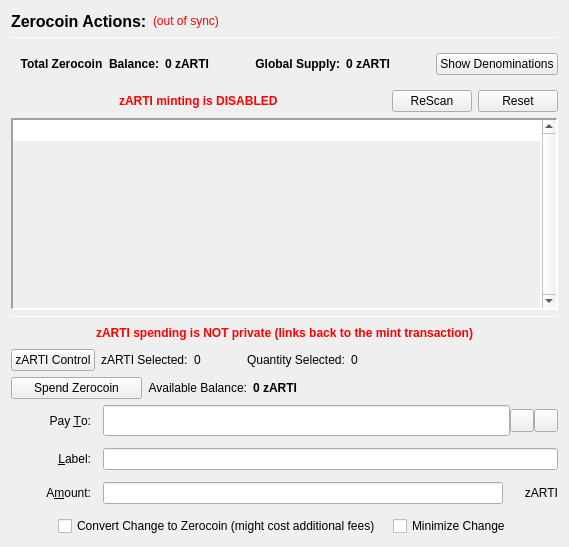
                  <widget class="QFrame" name="verticalFrameLeft">
                   <layout class="QVBoxLayout" name="verticalLayout_2">
                    <item>
                     <layout class="QVBoxLayout" name="verticalLayout_3">
                      <item>
                       <layout class="QHBoxLayout" name="horizontalLayout_3">
                        <item>
                         <widget class="QLabel" name="labelzARTIActions">
                          <property name="font">
                           <font>
                            <pointsize>12</pointsize>
                            <weight>75</weight>
                            <bold>true</bold>
                           </font>
                          </property>
                          <property name="text">
                           <string>Zerocoin Actions:</string>
                          </property>
                          <property name="alignment">
                           <set>Qt::AlignLeading|Qt::AlignLeft|Qt::AlignVCenter</set>
                          </property>
                         </widget>
                        </item>
                        <item>
                         <widget class="QLabel" name="labelzARTISyncStatus">
                          <property name="toolTip">
                           <string>The displayed information may be out of date. Your wallet automatically synchronizes with the articash network after a connection is established, but this process has not completed yet.</string>
                          </property>
                          <property name="styleSheet">
                           <string notr="true">QLabel { color: red; }</string>
                          </property>
                          <property name="text">
                           <string notr="true">(out of sync)</string>
                          </property>
                          <property name="alignment">
                           <set>Qt::AlignLeading|Qt::AlignLeft|Qt::AlignVCenter</set>
                          </property>
                         </widget>
                        </item>
                        <item>
                         <spacer name="horizontalSpacer">
                          <property name="orientation">
                           <enum>Qt::Horizontal</enum>
                          </property>
                          <property name="sizeHint" stdset="0">
                           <size>
                            <width>40</width>
                            <height>20</height>
                           </size>
                          </property>
                         </spacer>
                        </item>
                       </layout>
                      </item>
                      <item>
                       <widget class="Line" name="lineUpperLeft">
                        <property name="minimumSize">
                         <size>
                          <width>0</width>
                          <height>1</height>
                         </size>
                        </property>
                        <property name="maximumSize">
                         <size>
                          <width>16777215</width>
                          <height>1</height>
                         </size>
                        </property>
                        <property name="frameShadow">
                         <enum>QFrame::Sunken</enum>
                        </property>
                        <property name="orientation">
                         <enum>Qt::Horizontal</enum>
                        </property>
                       </widget>
                      </item>
                      <item>
                       <widget class="QFrame" name="balanceSupplyFrame">
                        <layout class="QHBoxLayout" name="horizontalLayout_2" stretch="0,0,0,1,0">
                         <property name="rightMargin">
                          <number>0</number>
                         </property>
                         <item>
                          <layout class="QHBoxLayout" name="horizontalLayout_34">
                           <item>
                            <widget class="QLabel" name="labelzAvailableText_3">
                             <property name="font">
                              <font>
                               <weight>75</weight>
                               <bold>true</bold>
                              </font>
                             </property>
                             <property name="toolTip">
                              <string>Total Balance including unconfirmed and immature zARTI</string>
                             </property>
                             <property name="text">
                              <string>Total Zerocoin  Balance:</string>
                             </property>
                             <property name="alignment">
                              <set>Qt::AlignRight|Qt::AlignTrailing|Qt::AlignVCenter</set>
                             </property>
                            </widget>
                           </item>
                           <item>
                            <widget class="QLabel" name="labelzAvailableAmount_4">
                             <property name="minimumSize">
                              <size>
                               <width>40</width>
                               <height>0</height>
                              </size>
                             </property>
                             <property name="font">
                              <font>
                               <weight>75</weight>
                               <bold>true</bold>
                              </font>
                             </property>
                             <property name="toolTip">
                              <string>Total Balance including unconfirmed and immature zARTI</string>
                             </property>
                             <property name="text">
                              <string>0 zARTI</string>
                             </property>
                             <property name="alignment">
                              <set>Qt::AlignLeading|Qt::AlignLeft|Qt::AlignVCenter</set>
                             </property>
                            </widget>
                           </item>
                          </layout>
                         </item>
                         <item>
                          <spacer name="horizontalSpacer_32">
                           <property name="orientation">
                            <enum>Qt::Horizontal</enum>
                           </property>
                           <property name="sizeHint" stdset="0">
                            <size>
                             <width>40</width>
                             <height>20</height>
                            </size>
                           </property>
                          </spacer>
                         </item>
                         <item>
                          <layout class="QHBoxLayout" name="horizontalLayout_35">
                           <item>
                            <widget class="QLabel" name="labelZsupplyText_2">
                             <property name="font">
                              <font>
                               <weight>75</weight>
                               <bold>true</bold>
                              </font>
                             </property>
                             <property name="text">
                              <string>Global Supply:</string>
                             </property>
                             <property name="alignment">
                              <set>Qt::AlignRight|Qt::AlignTrailing|Qt::AlignVCenter</set>
                             </property>
                            </widget>
                           </item>
                           <item>
                            <widget class="QLabel" name="labelZsupplyAmount_2">
                             <property name="font">
                              <font>
                               <weight>75</weight>
                               <bold>true</bold>
                              </font>
                             </property>
                             <property name="text">
                              <string>0 zARTI</string>
                             </property>
                            </widget>
                           </item>
                          </layout>
                         </item>
                         <item>
                          <spacer name="horizontalSpacer_31">
                           <property name="orientation">
                            <enum>Qt::Horizontal</enum>
                           </property>
                           <property name="sizeHint" stdset="0">
                            <size>
                             <width>40</width>
                             <height>20</height>
                            </size>
                           </property>
                          </spacer>
                         </item>
                         <item>
                          <widget class="QPushButton" name="pushButtonShowDenoms">
                           <property name="toolTip">
                            <string>Show zARTI denominations list</string>
                           </property>
                           <property name="text">
                            <string>Show Denominations</string>
                           </property>
                          </widget>
                         </item>
                        </layout>
                       </widget>
                      </item>
                      <item>
                       <layout class="QHBoxLayout" name="horizontalLayout_4">
                        <item>
                         <spacer name="horizontalSpacer_2">
                          <property name="orientation">
                           <enum>Qt::Horizontal</enum>
                          </property>
                          <property name="sizeHint" stdset="0">
                           <size>
                            <width>40</width>
                            <height>20</height>
                           </size>
                          </property>
                         </spacer>
                        </item>
                        <item>
                         <widget class="QLabel" name="label">
                          <property name="styleSheet">
                           <string notr="true">color: red;
font-weight: bold;</string>
                          </property>
                          <property name="text">
                           <string>zARTI minting is DISABLED</string>
                          </property>
                         </widget>
                        </item>
                        <item>
                         <spacer name="horizontalSpacer_3">
                          <property name="orientation">
                           <enum>Qt::Horizontal</enum>
                          </property>
                          <property name="sizeHint" stdset="0">
                           <size>
                            <width>40</width>
                            <height>20</height>
                           </size>
                          </property>
                         </spacer>
                        </item>
                        <item>
                         <widget class="QPushButton" name="pushButtonMintReset">
                          <property name="maximumSize">
                           <size>
                            <width>80</width>
                            <height>16777215</height>
                           </size>
                          </property>
                          <property name="toolTip">
                           <string>Rescan the complete blockchain for  Zerocoin mints and their meta-data.</string>
                          </property>
                          <property name="text">
                           <string>ReScan</string>
                          </property>
                         </widget>
                        </item>
                        <item>
                         <widget class="QPushButton" name="pushButtonSpentReset">
                          <property name="maximumSize">
                           <size>
                            <width>80</width>
                            <height>16777215</height>
                           </size>
                          </property>
                          <property name="toolTip">
                           <string>Reset Zerocoin Wallet DB. Deletes transactions that did not make it into the blockchain.</string>
                          </property>
                          <property name="text">
                           <string>Reset</string>
                          </property>
                         </widget>
                        </item>
                       </layout>
                      </item>
                      <item>
                       <widget class="QPlainTextEdit" name="TEMintStatus">
                        <property name="font">
                         <font>
                          <pointsize>8</pointsize>
                         </font>
                        </property>
                        <property name="toolTip">
                         <string>Status and/or Mesages from the last Mint Action.</string>
                        </property>
                        <property name="frameShape">
                         <enum>QFrame::Panel</enum>
                        </property>
                        <property name="frameShadow">
                         <enum>QFrame::Sunken</enum>
                        </property>
                        <property name="lineWidth">
                         <number>2</number>
                        </property>
                        <property name="midLineWidth">
                         <number>2</number>
                        </property>
                        <property name="verticalScrollBarPolicy">
                         <enum>Qt::ScrollBarAlwaysOn</enum>
                        </property>
                        <property name="horizontalScrollBarPolicy">
                         <enum>Qt::ScrollBarAlwaysOff</enum>
                        </property>
                        <property name="readOnly">
                         <bool>true</bool>
                        </property>
                        <property name="plainText">
                         <string notr="true"/>
                        </property>
                        <property name="backgroundVisible">
                         <bool>true</bool>
                        </property>
                       </widget>
                      </item>
                      <item>
                       <widget class="Line" name="line">
                        <property name="minimumSize">
                         <size>
                          <width>0</width>
                          <height>1</height>
                         </size>
                        </property>
                        <property name="maximumSize">
                         <size>
                          <width>16777215</width>
                          <height>1</height>
                         </size>
                        </property>
                        <property name="orientation">
                         <enum>Qt::Horizontal</enum>
                        </property>
                       </widget>
                      </item>
                      <item>
                       <layout class="QHBoxLayout" name="horizontalLayout_7">
                        <item>
                         <spacer name="horizontalSpacer_18">
                          <property name="orientation">
                           <enum>Qt::Horizontal</enum>
                          </property>
                          <property name="sizeHint" stdset="0">
                           <size>
                            <width>40</width>
                            <height>20</height>
                           </size>
                          </property>
                         </spacer>
                        </item>
                        <item>
                         <widget class="QLabel" name="label_2">
                          <property name="styleSheet">
                           <string notr="true">color: red;
font-weight: bold;</string>
                          </property>
                          <property name="text">
                           <string>zARTI spending is NOT private (links back to the mint transaction)</string>
                          </property>
                         </widget>
                        </item>
                        <item>
                         <spacer name="horizontalSpacer_30">
                          <property name="orientation">
                           <enum>Qt::Horizontal</enum>
                          </property>
                          <property name="sizeHint" stdset="0">
                           <size>
                            <width>40</width>
                            <height>20</height>
                           </size>
                          </property>
                         </spacer>
                        </item>
                       </layout>
                      </item>
                      <item>
                       <layout class="QHBoxLayout" name="horizontalLayout_24">
                        <property name="leftMargin">
                         <number>0</number>
                        </property>
                        <property name="bottomMargin">
                         <number>0</number>
                        </property>
                        <item>
                         <widget class="QPushButton" name="pushButtonZPivControl">
                          <property name="text">
                           <string>zARTI Control</string>
                          </property>
                         </widget>
                        </item>
                        <item>
                         <widget class="QLabel" name="labelzPivSelected">
                          <property name="text">
                           <string>zARTI Selected:</string>
                          </property>
                         </widget>
                        </item>
                        <item>
                         <widget class="QLabel" name="labelzPivSelected_int">
                          <property name="text">
                           <string>0</string>
                          </property>
                         </widget>
                        </item>
                        <item>
                         <spacer name="horizontalSpacer_17">
                          <property name="orientation">
                           <enum>Qt::Horizontal</enum>
                          </property>
                          <property name="sizeType">
                           <enum>QSizePolicy::Fixed</enum>
                          </property>
                          <property name="sizeHint" stdset="0">
                           <size>
                            <width>40</width>
                            <height>20</height>
                           </size>
                          </property>
                         </spacer>
                        </item>
                        <item>
                         <widget class="QLabel" name="labelQuantitySelected">
                          <property name="text">
                           <string>Quantity Selected:</string>
                          </property>
                         </widget>
                        </item>
                        <item>
                         <widget class="QLabel" name="labelQuantitySelected_int">
                          <property name="text">
                           <string>0</string>
                          </property>
                         </widget>
                        </item>
                        <item>
                         <spacer name="horizontalSpacer_19">
                          <property name="orientation">
                           <enum>Qt::Horizontal</enum>
                          </property>
                          <property name="sizeHint" stdset="0">
                           <size>
                            <width>40</width>
                            <height>20</height>
                           </size>
                          </property>
                         </spacer>
                        </item>
                       </layout>
                      </item>
                      <item>
                       <layout class="QHBoxLayout" name="horizontalLayout_6">
                        <item>
                         <widget class="QPushButton" name="pushButtonSpendzARTI">
                          <property name="minimumSize">
                           <size>
                            <width>131</width>
                            <height>0</height>
                           </size>
                          </property>
                          <property name="toolTip">
                           <string>Spend Zerocoin. Without 'Pay To:' address creates payments to yourself.</string>
                          </property>
                          <property name="text">
                           <string>Spend Zerocoin</string>
                          </property>
                         </widget>
                        </item>
                        <item>
                         <widget class="QLabel" name="labelzARTIBalanceText">
                          <property name="toolTip">
                           <string>Available (mature and spendable) zARTI for spending</string>
                          </property>
                          <property name="text">
                           <string>Available Balance:</string>
                          </property>
                          <property name="alignment">
                           <set>Qt::AlignRight|Qt::AlignTrailing|Qt::AlignVCenter</set>
                          </property>
                         </widget>
                        </item>
                        <item>
                         <widget class="QLabel" name="labelzAvailableAmount_2">
                          <property name="font">
                           <font>
                            <weight>75</weight>
                            <bold>true</bold>
                           </font>
                          </property>
                          <property name="toolTip">
                           <string>Available (mature and spendable) zARTI for spending

zARTI are mature when they have more than 20 confirmations AND more than 2 mints of the same denomination after them were minted</string>
                          </property>
                          <property name="text">
                           <string>0 zARTI</string>
                          </property>
                          <property name="alignment">
                           <set>Qt::AlignLeading|Qt::AlignLeft|Qt::AlignVCenter</set>
                          </property>
                         </widget>
                        </item>
                        <item>
                         <spacer name="horizontalSpacer_4">
                          <property name="orientation">
                           <enum>Qt::Horizontal</enum>
                          </property>
                          <property name="sizeHint" stdset="0">
                           <size>
                            <width>40</width>
                            <height>20</height>
                           </size>
                          </property>
                         </spacer>
                        </item>
                       </layout>
                      </item>
                      <item>
                       <layout class="QGridLayout" name="gridLayout_7">
                        <property name="spacing">
                         <number>12</number>
                        </property>
                        <item row="0" column="0">
                         <widget class="QLabel" name="payToLabel">
                          <property name="minimumSize">
                           <size>
                            <width>80</width>
                            <height>0</height>
                           </size>
                          </property>
                          <property name="text">
                           <string>Pay &amp;To:</string>
                          </property>
                          <property name="alignment">
                           <set>Qt::AlignRight|Qt::AlignTrailing|Qt::AlignVCenter</set>
                          </property>
                          <property name="buddy">
                           <cstring>payTo</cstring>
                          </property>
                         </widget>
                        </item>
                        <item row="0" column="1">
                         <layout class="QHBoxLayout" name="payToLayout">
                          <property name="spacing">
                           <number>0</number>
                          </property>
                          <item>
                           <widget class="QValidatedLineEdit" name="payTo">
                            <property name="enabled">
                             <bool>true</bool>
                            </property>
                            <property name="minimumSize">
                             <size>
                              <width>0</width>
                              <height>31</height>
                             </size>
                            </property>
                            <property name="toolTip">
                             <string>The articash address to send the payment to. Creates local payment to yourself when empty.</string>
                            </property>
                           </widget>
                          </item>
                          <item>
                           <widget class="QToolButton" name="addressBookButton">
                            <property name="toolTip">
                             <string>Choose previously used address</string>
                            </property>
                            <property name="text">
                             <string/>
                            </property>
                            <property name="icon">
                             <iconset resource="../articash.qrc">
                              <normaloff>:/icons/address-book</normaloff>:/icons/address-book</iconset>
                            </property>
                            <property name="shortcut">
                             <string>Alt+A</string>
                            </property>
                           </widget>
                          </item>
                          <item>
                           <widget class="QToolButton" name="pasteButton">
                            <property name="toolTip">
                             <string>Paste address from clipboard</string>
                            </property>
                            <property name="text">
                             <string/>
                            </property>
                            <property name="icon">
                             <iconset resource="../articash.qrc">
                              <normaloff>:/icons/editpaste</normaloff>:/icons/editpaste</iconset>
                            </property>
                            <property name="shortcut">
                             <string>Alt+P</string>
                            </property>
                           </widget>
                          </item>
                         </layout>
                        </item>
                        <item row="1" column="0">
                         <widget class="QLabel" name="labelLabel">
                          <property name="minimumSize">
                           <size>
                            <width>80</width>
                            <height>0</height>
                           </size>
                          </property>
                          <property name="text">
                           <string>&amp;Label:</string>
                          </property>
                          <property name="alignment">
                           <set>Qt::AlignRight|Qt::AlignTrailing|Qt::AlignVCenter</set>
                          </property>
                          <property name="buddy">
                           <cstring>addAsLabel</cstring>
                          </property>
                         </widget>
                        </item>
                        <item row="1" column="1">
                         <widget class="QLineEdit" name="addAsLabel">
                          <property name="toolTip">
                           <string>Enter a label for this address to add it to the list of used addresses</string>
                          </property>
                         </widget>
                        </item>
                        <item row="2" column="0">
                         <widget class="QLabel" name="amountLabel">
                          <property name="minimumSize">
                           <size>
                            <width>80</width>
                            <height>0</height>
                           </size>
                          </property>
                          <property name="text">
                           <string>A&amp;mount:</string>
                          </property>
                          <property name="alignment">
                           <set>Qt::AlignRight|Qt::AlignTrailing|Qt::AlignVCenter</set>
                          </property>
                          <property name="buddy">
                           <cstring>zARTIpayAmount</cstring>
                          </property>
                         </widget>
                        </item>
                        <item row="2" column="1">
                         <layout class="QHBoxLayout" name="horizontalLayout_9">
                          <property name="spacing">
                           <number>0</number>
                          </property>
                          <item>
                           <widget class="QLineEdit" name="zARTIpayAmount"/>
                          </item>
                          <item>
                           <widget class="QLabel" name="labelzARTI">
                            <property name="minimumSize">
                             <size>
                              <width>55</width>
                              <height>0</height>
                             </size>
                            </property>
                            <property name="text">
                             <string>zARTI</string>
                            </property>
                            <property name="alignment">
                             <set>Qt::AlignRight|Qt::AlignTrailing|Qt::AlignVCenter</set>
                            </property>
                           </widget>
                          </item>
                         </layout>
                        </item>
                        <item row="3" column="0" colspan="2">
                         <layout class="QHBoxLayout" name="horizontalLayout_10">
                          <item>
                           <spacer name="horizontalSpacer_5">
                            <property name="orientation">
                             <enum>Qt::Horizontal</enum>
                            </property>
                            <property name="sizeHint" stdset="0">
                             <size>
                              <width>40</width>
                              <height>20</height>
                             </size>
                            </property>
                           </spacer>
                          </item>
                          <item>
                           <widget class="QCheckBox" name="checkBoxMintChange">
                            <property name="sizePolicy">
                             <sizepolicy hsizetype="MinimumExpanding" vsizetype="Fixed">
                              <horstretch>0</horstretch>
                              <verstretch>0</verstretch>
                             </sizepolicy>
                            </property>
                            <property name="layoutDirection">
                             <enum>Qt::LeftToRight</enum>
                            </property>
                            <property name="text">
                             <string>Convert Change to Zerocoin (might cost additional fees)</string>
                            </property>
                           </widget>
                          </item>
                          <item>
                           <widget class="QCheckBox" name="checkBoxMinimizeChange">
                            <property name="toolTip">
                             <string>If checked, the wallet tries to minimize the returning change instead of minimizing the number of spent denominations.</string>
                            </property>
                            <property name="text">
                             <string>Minimize Change</string>
                            </property>
                           </widget>
                          </item>
                          <item>
                           <spacer name="horizontalSpacer_6">
                            <property name="orientation">
                             <enum>Qt::Horizontal</enum>
                            </property>
                            <property name="sizeHint" stdset="0">
                             <size>
                              <width>40</width>
                              <height>20</height>
                             </size>
                            </property>
                           </spacer>
                          </item>
                         </layout>
                        </item>
                       </layout>
                      </item>
                     </layout>
                    </item>
                   </layout>
                  </widget>
